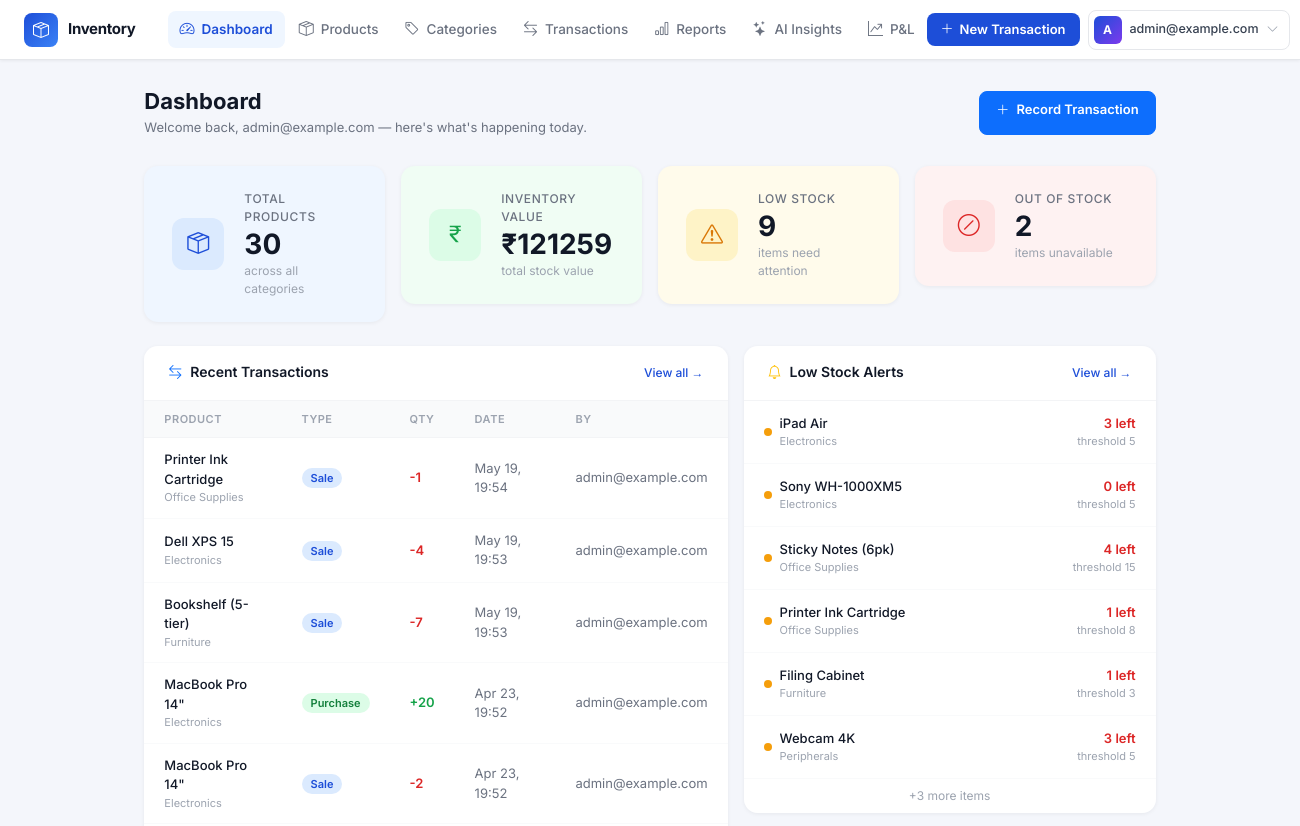
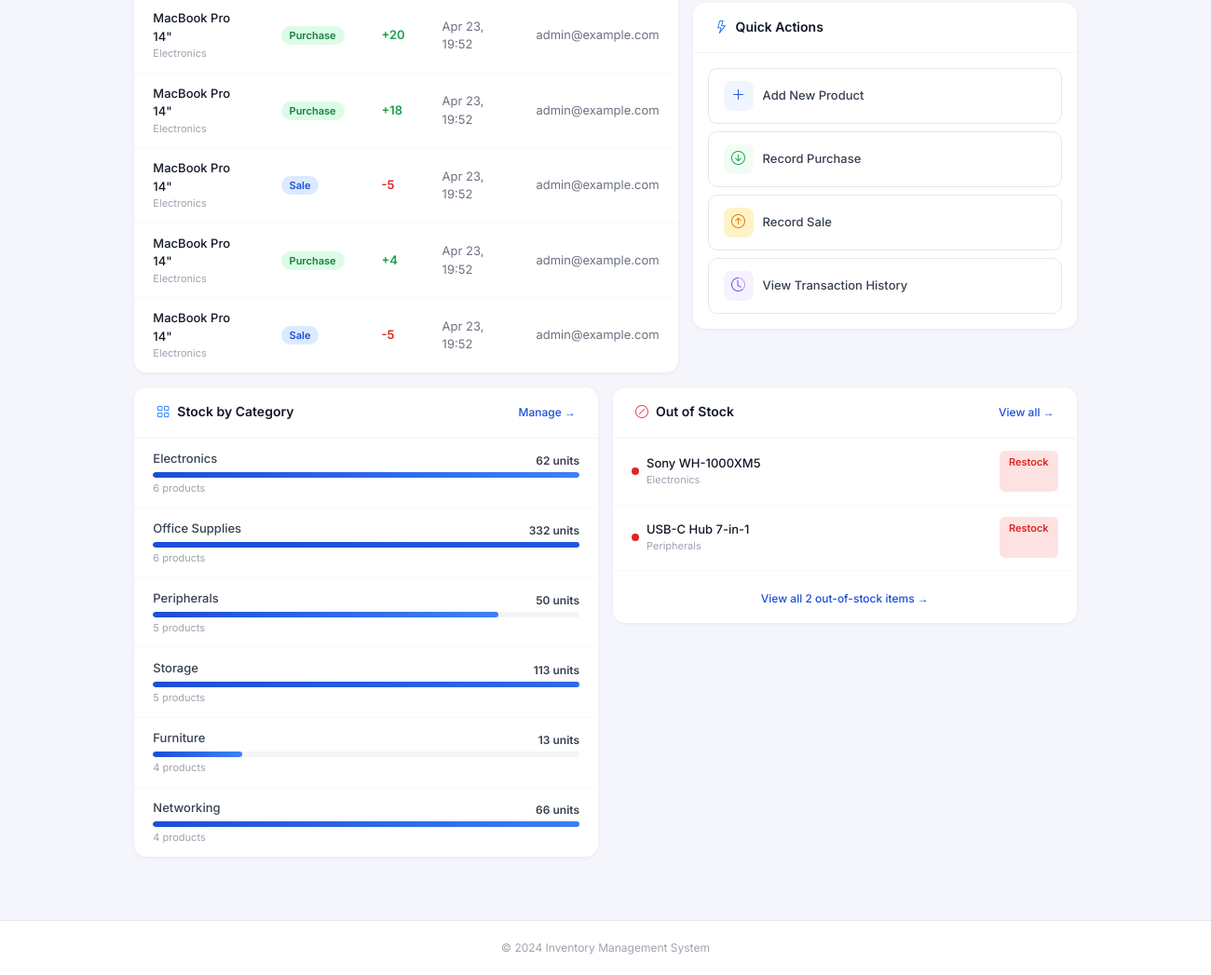
Page / (signed in) on the earlier database version (2 pictures, top to bottom).
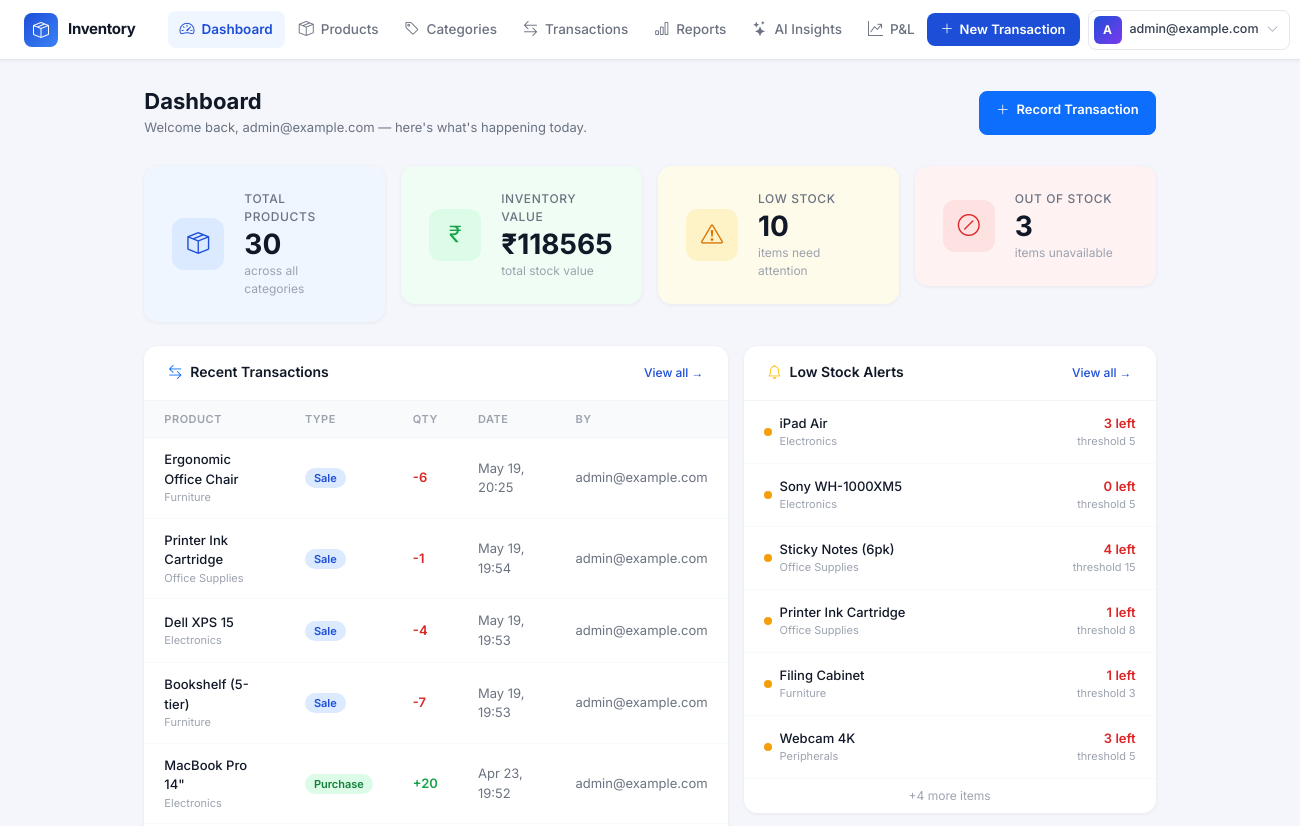
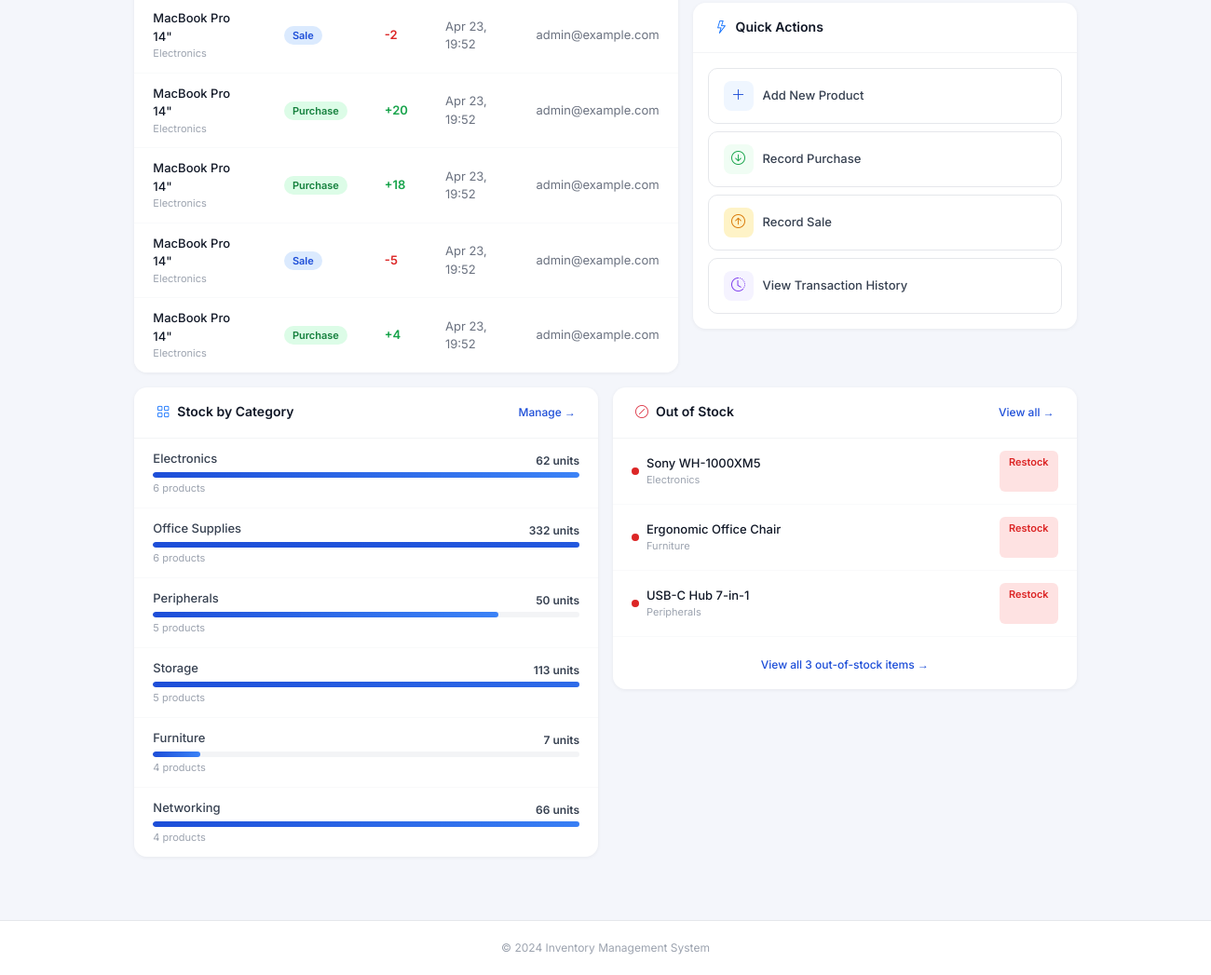
Same page on the later database version (2 pictures, top to bottom).
### inventory/models.py (models this page shows, shortened)
class StockTransaction(models.Model):
    TRANSACTION_TYPES = [
        ('purchase', 'Purchase'),
        ('sale', 'Sale'),
    ]
    product = models.ForeignKey(
        Product,
        on_delete=models.CASCADE,
        related_name='transactions'
    )
    user = models.ForeignKey(
        settings.AUTH_USER_MODEL,
        on_delete=models.SET_NULL,
        null=True,
        related_name='transactions'
    )
    transaction_type = models.CharField(
        max_length=10,
        choices=TRANSACTION_TYPES,
        db_index=True
    )
    quantity_change = models.IntegerField()
    timestamp = models.DateTimeField(auto_now_add=True, db_index=True)
    class Meta:
        db_table = 'stock_transactions'
        ordering = ['-timestamp']
        indexes = [
            models.Index(fields=['-timestamp']),
            models.Index(fields=['product', '-timestamp']),
            models.Index(fields=['transaction_type']),
        ]

class Product(models.Model):
    user = models.ForeignKey(
        settings.AUTH_USER_MODEL,
        on_delete=models.CASCADE,
        related_name='products',
        null=True,   # null during migration for existing rows
        blank=True,
    )
    name = models.CharField(max_length=200, db_index=True)
    quantity = models.IntegerField(
        validators=[MinValueValidator(0)],
        help_text="Current stock quantity"
    )
    price = models.DecimalField(
        max_digits=10,
        decimal_places=2,
        validators=[MinValueValidator(Decimal('0.01'))]
    )
    category = models.ForeignKey(
        Category,
        on_delete=models.PROTECT,
        related_name='products'
    )
    alert_threshold = models.IntegerField(
        validators=[MinValueValidator(0)],
        help_text="Minimum quantity before alert"
    )
    created_at = models.DateTimeField(auto_now_add=True)
    updated_at = models.DateTimeField(auto_now=True)
    class Meta:
        db_table = 'products'
        indexes = [
            models.Index(fields=['name']),
            models.Index(fields=['category']),
            models.Index(fields=['quantity']),
        ]

class Category(models.Model):
    user = models.ForeignKey(
        settings.AUTH_USER_MODEL,
        on_delete=models.CASCADE,
        related_name='categories',
        null=True,   # null during migration for existing rows
        blank=True,
    )
    name = models.CharField(max_length=100, db_index=True)
    description = models.TextField(blank=True)
    class Meta:
        db_table = 'categories'
        verbose_name_plural = 'categories'
        unique_together = [('user', 'name')]

class LowStockAlert(models.Model):
    product = models.OneToOneField(
        Product,
        on_delete=models.CASCADE,
        related_name='alert'
    )
    created_at = models.DateTimeField(auto_now_add=True)
    is_active = models.BooleanField(default=True, db_index=True)
    class Meta:
        db_table = 'low_stock_alerts'
        indexes = [
            models.Index(fields=['is_active', 'created_at']),
        ]

### accounts/models.py (models this page shows, shortened)
class CustomUser(AbstractUser):
    email = models.EmailField(unique=True, db_index=True)
    username = None  # Remove username field
    USERNAME_FIELD = 'email'
    REQUIRED_FIELDS = []
    objects = CustomUserManager()
    class Meta:
        db_table = 'users'
        indexes = [
            models.Index(fields=['email']),
        ]

### inventory/views.py (the view)
# urls.py: path('', views.dashboard, name='dashboard'),
@login_required
def dashboard(request):
    from django.db.models import Sum, Count, F
    from .models import LowStockAlert
    user = request.user
    total_products = Product.objects.filter(user=user).count()
    total_value = Product.objects.filter(user=user).aggregate(
        val=Sum(F('quantity') * F('price'))
    )['val'] or 0
    out_of_stock = Product.objects.filter(user=user, quantity=0).count()
    low_stock_alerts = LowStockAlert.objects.filter(
        is_active=True, product__user=user
    ).select_related('product', 'product__category').order_by('created_at')
    low_stock_count = low_stock_alerts.count()
    recent_transactions = StockTransaction.objects.filter(
        product__user=user
    ).select_related('product', 'product__category', 'user').order_by('-timestamp')[:10]
    categories = Category.objects.filter(user=user).annotate(
        product_count=Count('products'),
        total_qty=Sum('products__quantity'),
    ).order_by('-product_count')
    out_of_stock_products = Product.objects.filter(
        user=user, quantity=0
    ).select_related('category')[:8]
    context = {
        'total_products': total_products,
        'total_value': total_value,
        'low_stock_count': low_stock_count,
        'out_of_stock': out_of_stock,
        'low_stock_alerts': low_stock_alerts,
        'recent_transactions': recent_transactions,
        'categories': categories,
        'out_of_stock_products': out_of_stock_products,
    }
    return render(request, 'inventory/dashboard.html', context)

### templates/inventory/dashboard.html (shortened to what the changed rows need)
{% extends 'base.html' %}
{% load static %}
{% block content %}
<div class="page-header d-flex align-items-center justify-content-between">
  <div>
    <h1>Dashboard</h1>
  </div>
</div>
<div class="row g-3 mb-4">
  <div class="col-6 col-xl-3">
    <div class="stat-card card-green">
      <div>
        <div class="stat-label">Inventory Value</div>
        <div class="stat-value">₹{{ total_value|floatformat:0 }}</div>
        <div class="stat-sub">total stock value</div>
      </div>
    </div>
  </div>
  <div class="col-6 col-xl-3">
    <div class="stat-card card-amber">
      <div>
        <div class="stat-label">Low Stock</div>
        <div class="stat-value">{{ low_stock_count }}</div>
        <div class="stat-sub">items need attention</div>
      </div>
    </div>
  </div>
  <div class="col-6 col-xl-3">
    <div class="stat-card card-red">
      <div>
        <div class="stat-label">Out of Stock</div>
        <div class="stat-value">{{ out_of_stock }}</div>
        <div class="stat-sub">items unavailable</div>
      </div>
    </div>
  </div>
</div>
<div class="row g-3 mb-3">
  <div class="col-12 col-xl-7">
    <div class="section-card h-100">
      <div class="card-body">
        {% if recent_transactions %}
        <table class="table dash-table">
          <thead>
            <tr>
              <th>Product</th>
              <th>Type</th>
              <th>Qty</th>
              <th>Date</th>
              <th>By</th>
            </tr>
          </thead>
          <tbody>
            {% for tx in recent_transactions %}
            <tr>
              <td>
                <div style="font-weight:500;color:#111827;">{{ tx.product.name }}</div>
                <div style="font-size:11px;color:#9ca3af;">{{ tx.product.category.name }}</div>
              </td>
              <td>
                {% if tx.transaction_type == 'purchase' %}
                  <span class="badge-purchase">Purchase</span>
                {% else %}
                  <span class="badge-sale">Sale</span>
                {% endif %}
              </td>
              <td>
                {% if tx.quantity_change > 0 %}
                  <span class="qty-pos">+{{ tx.quantity_change }}</span>
                {% else %}
                  <span class="qty-neg">{{ tx.quantity_change }}</span>
                {% endif %}
              </td>
              <td style="color:#6b7280;">{{ tx.timestamp|date:"M d, H:i" }}</td>
              <td style="color:#6b7280;">{{ tx.user.email|truncatechars:18 }}</td>
            </tr>
            {% endfor %}
          </tbody>
        </table>
        {% else %}
        <div class="text-center py-5 text-muted">
          <i class="bi bi-inbox" style="font-size:32px;opacity:.3;"></i>
          <p class="mt-2 mb-0" style="font-size:13px;">No transactions yet</p>
        </div>
        {% endif %}
      </div>
    </div>
  </div>
  <div class="col-12 col-xl-5 d-flex flex-column gap-3">
    <div class="section-card">
      <div class="card-body">
        {% if low_stock_alerts %}
          {% for alert in low_stock_alerts|slice:":6" %}
          <div class="alert-item">
            <div class="d-flex align-items-center gap-2 flex-grow-1 min-w-0">
              <div class="alert-dot"></div>
              <div class="min-w-0">
                <div class="alert-name text-truncate">{{ alert.product.name }}</div>
                <div class="alert-cat">{{ alert.product.category.name }}</div>
              </div>
            </div>
            <div class="text-end">
              <div class="alert-qty">{{ alert.product.quantity }} left</div>
              <div style="font-size:11px;color:#9ca3af;">threshold {{ alert.product.alert_threshold }}</div>
            </div>
          </div>
          {% endfor %}
          {% if low_stock_count > 6 %}
          <div class="text-center py-2" style="font-size:12px;color:#9ca3af;">
            +{{ low_stock_count|add:"-6" }} more items
          </div>
          {% endif %}
        {% else %}
        <div class="text-center py-4 text-muted">
          <i class="bi bi-check-circle" style="font-size:28px;color:#16a34a;opacity:.6;"></i>
          <p class="mt-2 mb-0" style="font-size:13px;">All stock levels are healthy</p>
        </div>
        {% endif %}
      </div>
    </div>
  </div>
</div>
<div class="row g-3">
  <div class="col-12 col-lg-6">
    <div class="section-card">
      <div class="card-body">
        {% if categories %}
          {% with max_qty=categories.0.total_qty %}
          {% for cat in categories %}
          <div class="cat-row">
            <div class="d-flex justify-content-between align-items-center">
              <div class="cat-name">{{ cat.name }}</div>
              <div style="font-size:12px;font-weight:600;color:#374151;">{{ cat.total_qty|default:0 }} units</div>
            </div>
            <div class="cat-bar-bg">
              {% if max_qty and max_qty > 0 %}
              <div class="cat-bar-fill" style="width:{% widthratio cat.total_qty|default:0 max_qty 100 %}%"></div>
              {% endif %}
            </div>
            <div class="cat-meta">{{ cat.product_count }} product{{ cat.product_count|pluralize }}</div>
          </div>
          {% endfor %}
          {% endwith %}
        {% else %}
        <div class="text-center py-4 text-muted" style="font-size:13px;">No categories yet</div>
        {% endif %}
      </div>
    </div>
  </div>
  <div class="col-12 col-lg-6">
    <div class="section-card">
      <div class="card-body">
        {% if out_of_stock > 0 %}
          {% for product in out_of_stock_products %}
          <div class="alert-item">
            <div class="d-flex align-items-center gap-2">
              <div style="width:8px;height:8px;border-radius:50%;background:#dc2626;flex-shrink:0;"></div>
              <div>
                <div class="alert-name">{{ product.name }}</div>
                <div class="alert-cat">{{ product.category.name }}</div>
              </div>
            </div>
            <a href="{% url 'transaction_create' %}" class="btn btn-sm" style="font-size:11px;padding:4px 10px;border-radius:6px;background:#fee2e2;color:#dc2626;border:none;font-weight:600;">Restock</a>
          </div>
          {% endfor %}
          <div class="text-center py-3">
            <a href="{% url 'product_list_view' %}?stock_status=out-of-stock" style="font-size:12px;color:#1d4ed8;text-decoration:none;font-weight:500;">
              View all {{ out_of_stock }} out-of-stock item{{ out_of_stock|pluralize }} &rarr;
            </a>
          </div>
        {% else %}
        <div class="text-center py-4 text-muted">
          <i class="bi bi-check-circle" style="font-size:28px;color:#16a34a;opacity:.6;"></i>
          <p class="mt-2 mb-0" style="font-size:13px;">No out-of-stock items</p>
        </div>
        {% endif %}
      </div>
    </div>
  </div>
</div>
{% endblock %}

Differences in the rows shown:
no longer on this page (row unchanged): StockTransaction: product.name "MacBook Pro 14\"", product.category.name "Electronics", transaction_type "Sale", quantity_change "-5", timestamp "Apr 23, 19:52", user.email "admin@example.com"
added StockTransaction: product.name "Ergonomic Office Chair", product.category.name "Furniture", transaction_type "Sale", quantity_change "-6", timestamp "May 19, 20:25", user.email "admin@example.com"
computed for Category "Furniture": total_qty "13" → "7"
now on this page (row edited): Product: name "Ergonomic Office Chair", category.name "Furniture"
Other differences:
{{ total_value|floatformat:0 }}: "121259" → "118565"
{{ low_stock_count }}: "9" → "10"
{{ out_of_stock }}: "2" → "3"
{{ low_stock_count|add:"-6" }}: "3" → "4"
